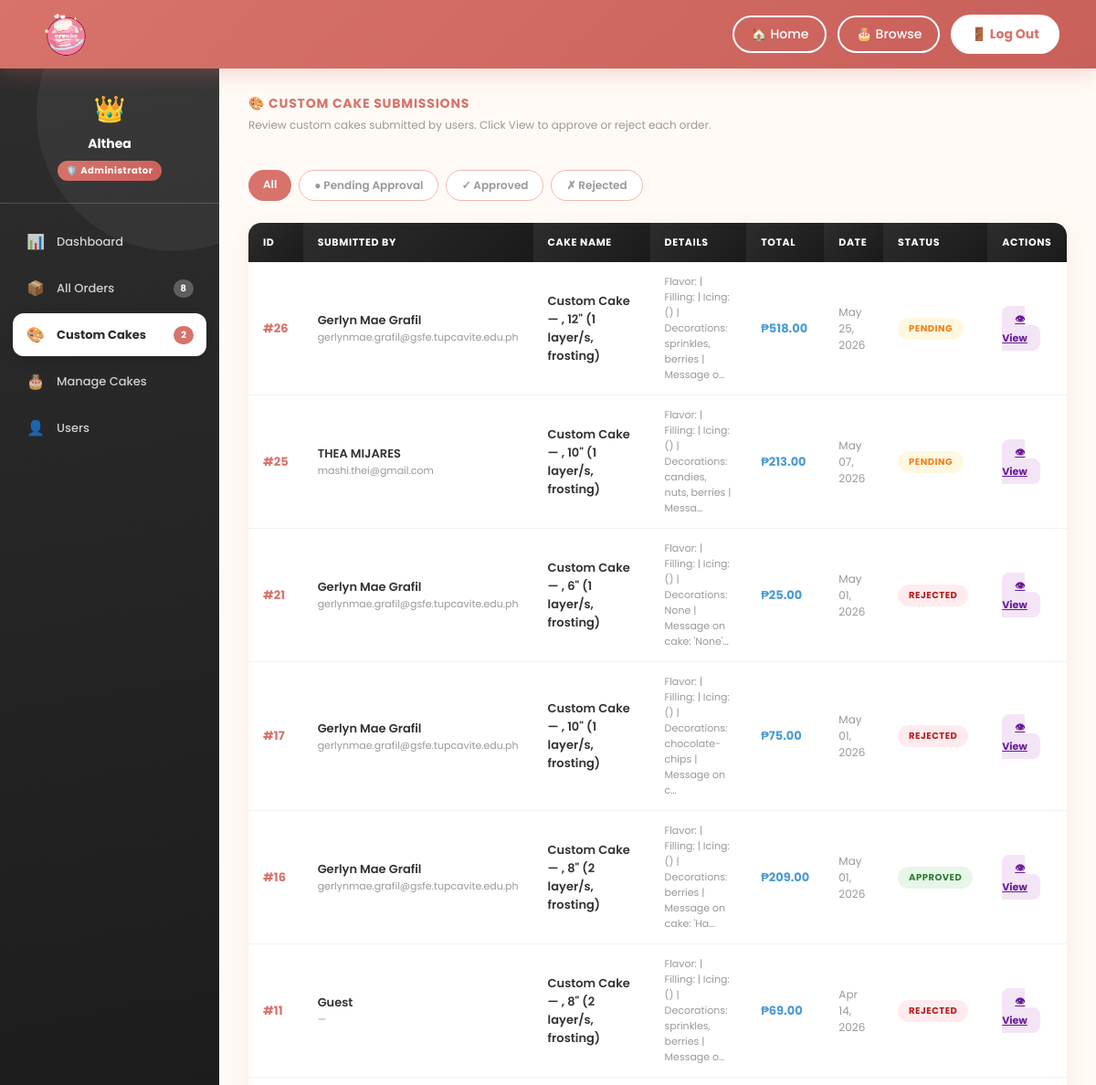
Page /admin-panel/custom-cakes/ (signed in, upper part) on the earlier database version.
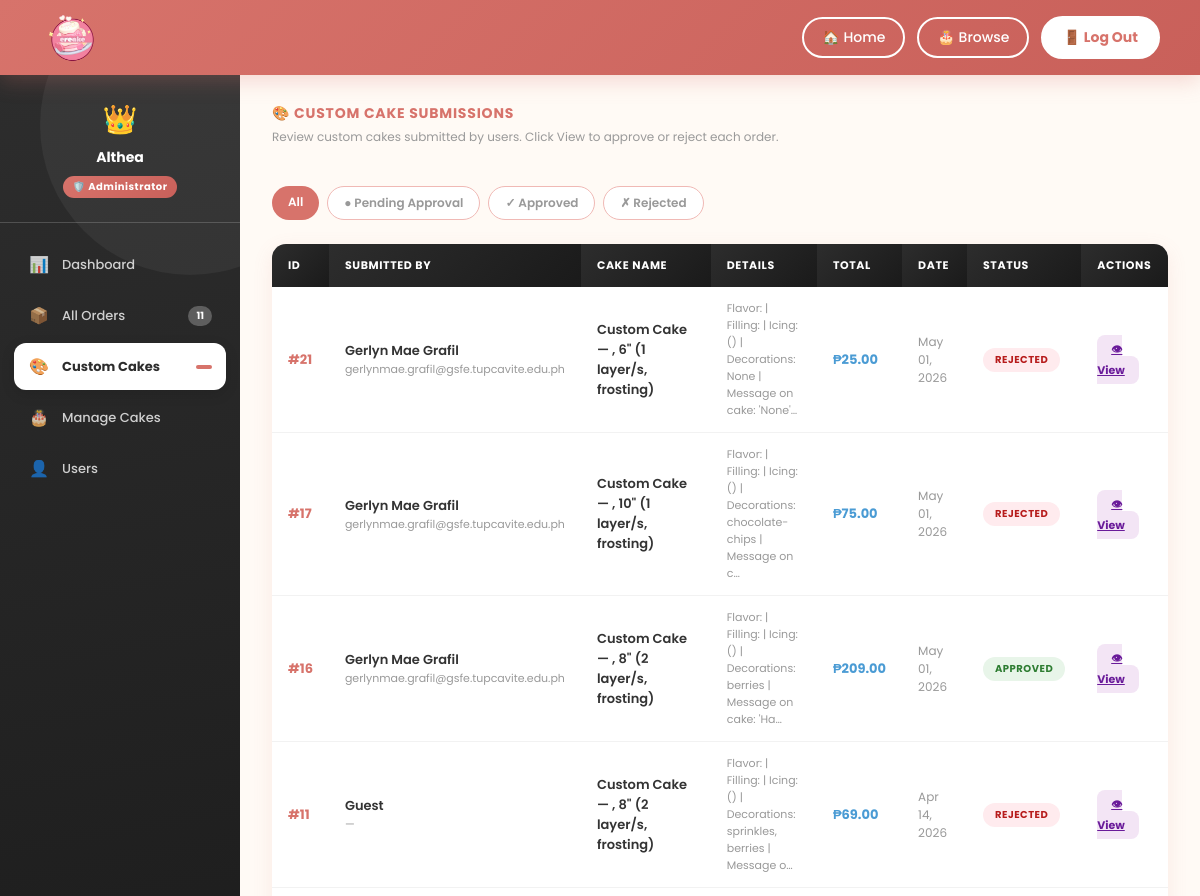
Same page on the later database version.
### creake/models.py (models this page shows, shortened)
class Order(models.Model):
    STATUS_CHOICES = [
        ('pending', 'Pending'),
        ('paid', 'Paid'),
        ('baking', 'Baking'),
        ('out_for_delivery', 'Out for Delivery'),
        ('delivered', 'Delivered'),
        ('received', 'Received'),
        ('cancelled', 'Cancelled'),
    ]
    CUSTOM_STATUS_CHOICES = [
        ('none', 'Not a Custom Cake'),
        ('pending', 'Pending Approval'),
        ('approved', 'Approved'),
        ('rejected', 'Rejected'),
    ]
    user       = models.ForeignKey(User, on_delete=models.CASCADE, null=True, blank=True)
    cake_name  = models.CharField(max_length=100, default='')
    quantity   = models.IntegerField(default=1)
    total      = models.DecimalField(max_digits=8, decimal_places=2, default=0)
    address    = models.TextField(default='')
    city       = models.CharField(max_length=100, default='')
    zip_code   = models.CharField(max_length=20, default='')
    status     = models.CharField(max_length=50, default='pending', choices=STATUS_CHOICES)
    phone = models.CharField(max_length=20, blank=True, default='')
    is_custom_cake  = models.BooleanField(default=False)
    custom_status   = models.CharField(max_length=20, choices=CUSTOM_STATUS_CHOICES, default='none')
    created_at        = models.DateTimeField(auto_now_add=True)
    paid_at           = models.DateTimeField(null=True, blank=True)
    baking_at         = models.DateTimeField(null=True, blank=True)
    delivered_at      = models.DateTimeField(null=True, blank=True)
    received_at       = models.DateTimeField(null=True, blank=True)
    rider_name        = models.CharField(max_length=100, blank=True, null=True)
    estimated_arrival = models.CharField(max_length=100, blank=True, null=True)
    step              = models.IntegerField(default=0)
    special_instructions = models.TextField(blank=True, null=True)
    class Meta:
        ordering = ['-created_at']

### creake/views.py (the view)
# urls.py: path('admin-panel/custom-cakes/', views.admin_custom_cakes, name='admin_custom_cakes'),
@login_required
@user_passes_test(is_admin, login_url='creake:index')
def admin_custom_cakes(request):
    status_filter = request.GET.get('status', 'all')
    custom_cakes = Order.objects.filter(is_custom_cake=True).select_related('user').order_by('-created_at')
    if status_filter != 'all':
        custom_cakes = custom_cakes.filter(custom_status=status_filter)
    context = {
        'custom_cakes': custom_cakes, 'current_status': status_filter,
        'pending_orders_count': Order.objects.filter(status='pending').count(),
        'pending_custom_count': Order.objects.filter(is_custom_cake=True, custom_status='pending').count(),
    }
    return render(request, 'creake/admin_custom_cakes.html', context)

### creake/views.py (called while the page is built)
def is_admin(user):
    return user.is_authenticated and user.is_staff

### creake/templates/creake/admin_custom_cakes.html (shortened to what this page needs)
{% extends 'creake/base_admin.html' %}
{% block nav_custom_cakes %}active{% endblock %}
{% block content %}
<div>
  <div class="section-title">&#127912; Custom Cake Submissions</div>
  <div class="section-sub">Review custom cakes submitted by users. Click View to approve or reject each order.</div>
</div>
<div style="display:flex;gap:8px;flex-wrap:wrap;">
  <a href="?status=all"      style="padding:7px 16px;border-radius:20px;font-size:12px;font-weight:600;text-decoration:none;{% if current_status == 'all' %}background:var(--coral);color:white;{% else %}background:white;color:var(--text-muted);border:1.5px solid #f0b9b5;{% endif %}">All</a>
  <a href="?status=pending"  style="padding:7px 16px;border-radius:20px;font-size:12px;font-weight:600;text-decoration:none;{% if current_status == 'pending' %}background:#f57f17;color:white;{% else %}background:white;color:var(--text-muted);border:1.5px solid #f0b9b5;{% endif %}">&#9679; Pending Approval</a>
  <a href="?status=approved" style="padding:7px 16px;border-radius:20px;font-size:12px;font-weight:600;text-decoration:none;{% if current_status == 'approved' %}background:#2e7d32;color:white;{% else %}background:white;color:var(--text-muted);border:1.5px solid #f0b9b5;{% endif %}">&#10003; Approved</a>
  <a href="?status=rejected" style="padding:7px 16px;border-radius:20px;font-size:12px;font-weight:600;text-decoration:none;{% if current_status == 'rejected' %}background:#c62828;color:white;{% else %}background:white;color:var(--text-muted);border:1.5px solid #f0b9b5;{% endif %}">&#10007; Rejected</a>
</div>
{% if custom_cakes %}
<table class="admin-table">
  <thead>
    <tr>
      <th>ID</th>
      <th>Submitted By</th>
      <th>Cake Name</th>
      <th>Details</th>
      <th>Total</th>
      <th>Date</th>
      <th>Status</th>
      <th>Actions</th>
    </tr>
  </thead>
  <tbody>
    {% for cake in custom_cakes %}
    <tr>
      <td><strong style="color:var(--coral);">#{{ cake.id }}</strong></td>
      <td>
        {% if cake.user %}
          <div style="font-weight:600;">{{ cake.user.get_full_name|default:cake.user.username }}</div>
          <div style="font-size:11px;color:var(--text-muted);">{{ cake.user.email|default:"—" }}</div>
        {% else %}
          <div style="font-weight:600;">Guest</div>
          <div style="font-size:11px;color:var(--text-muted);">—</div>
        {% endif %}
      </td>
      <td style="font-weight:600;">{{ cake.cake_name }}</td>
      <td style="font-size:11px;color:var(--text-muted);max-width:200px;">
        {{ cake.special_instructions|truncatechars:80|default:"—" }}
      </td>
      <td><strong style="color:var(--blue-dark);">&#8369;{{ cake.total }}</strong></td>
      <td style="color:var(--text-muted);font-size:12px;">{{ cake.created_at|date:"M d, Y" }}</td>
      <td>
        <span class="badge
          {% if cake.custom_status == 'pending' %}badge-pending-approval
          {% elif cake.custom_status == 'approved' %}badge-approved
          {% elif cake.custom_status == 'rejected' %}badge-rejected
          {% endif %}">
          {{ cake.custom_status|capfirst|default:"Pending" }}
        </span>
      </td>
      <td>
        <a href="{% url 'creake:admin_order_detail' cake.id %}" class="btn-action btn-view">&#128065; View</a>
      </td>
    </tr>
    {% endfor %}
  </tbody>
</table>
{% else %}
<div class="admin-empty">
  <div class="empty-icon">&#127912;</div>
  <p>No custom cake submissions found.</p>
</div>
{% endif %}
{% endblock %}

### creake/templates/creake/base_admin.html (shortened to what this page needs)
{% load static %}
<!DOCTYPE html>
<html lang="en">
<head>
<link rel="stylesheet" href="{% static 'creake/css/dashboard.css' %}">
</head>
<body>
<header class="site-header">
  <div class="header-logo">
    <a href="{% url 'creake:admin_dashboard' %}">
      <img src="{% static 'creake/images/creaked.png' %}" alt="CREAKE">
    </a>
  </div>
  <nav class="header-nav">
    <a href="{% url 'creake:index' %}">&#127968; Home</a>
    <a href="{% url 'creake:index' %}#main-content">&#127874; Browse</a>
    <form method="post" action="{% url 'creake:logout' %}" style="margin:0;">
      <button type="submit" class="user-nav-btn" style="cursor:pointer;">
        &#128682; Log Out
      </button>
    </form>
  </nav>
</header>
<div class="db-page">
  <aside class="db-side">
    <div class="side-avatar">
      <div class="admin-crown">&#128081;</div>
      <h3>{{ request.user.get_full_name|default:request.user.username }}</h3>
      <div class="side-badge">&#128737;&#65039; Administrator</div>
    </div>
    <nav class="side-nav">
      <a class="nav-item {% block nav_dashboard %}{% endblock %}" href="{% url 'creake:admin_dashboard' %}">
        <span class="nav-icon">&#128202;</span> Dashboard
      </a>
      <a class="nav-item {% block nav_orders %}{% endblock %}" href="{% url 'creake:admin_orders' %}">
        <span class="nav-icon">&#128230;</span> All Orders
        <span class="nav-badge">{{ pending_orders_count|default:"" }}</span>
      </a>
      <a class="nav-item {% block nav_custom_cakes %}{% endblock %}" href="{% url 'creake:admin_custom_cakes' %}">
        <span class="nav-icon">&#127912;</span> Custom Cakes
        <span class="nav-badge">{{ pending_custom_count|default:"" }}</span>
      </a>
      <a class="nav-item {% block nav_cakes %}{% endblock %}" href="{% url 'creake:admin_cakes' %}">
        <span class="nav-icon">&#127874;</span> Manage Cakes
      </a>
      <a class="nav-item {% block nav_users %}{% endblock %}" href="{% url 'creake:admin_users' %}">
        <span class="nav-icon">&#128100;</span> Users
      </a>
    </nav>
  </aside>
  <main class="db-main">
    <div class="db-body">
      {% block content %}{% endblock %}
    </div>
  </main>
</div>
</body>
</html>

Differences in the rows shown:
no longer on this page (row edited): Order: id "26", user.get_full_name "Gerlyn Mae Grafil", user.email "gerlynmae.grafil@gsfe.tupcavite.edu.ph", cake_name "Custom Cake — , 12\" (1 layer/s, frosting)", special_instructions "Flavor: | Filling: | Icing: () | Decorations: sprinkles, berries | Message o…", total "518.00", created_at "May 25, 2026", custom_status "PENDING"
no longer on this page (row edited): Order: id "25", user.get_full_name "THEA MIJARES", user.email "mashi.thei@gmail.com", cake_name "Custom Cake — , 10\" (1 layer/s, frosting)", special_instructions "Flavor: | Filling: | Icing: () | Decorations: candies, nuts, berries | Messa…", total "213.00", created_at "May 07, 2026", custom_status "PENDING"
Other differences:
{{ pending_orders_count|default:"" }}: "8" → "11"
{{ pending_custom_count|default:"" }}: "2" → (not shown)
